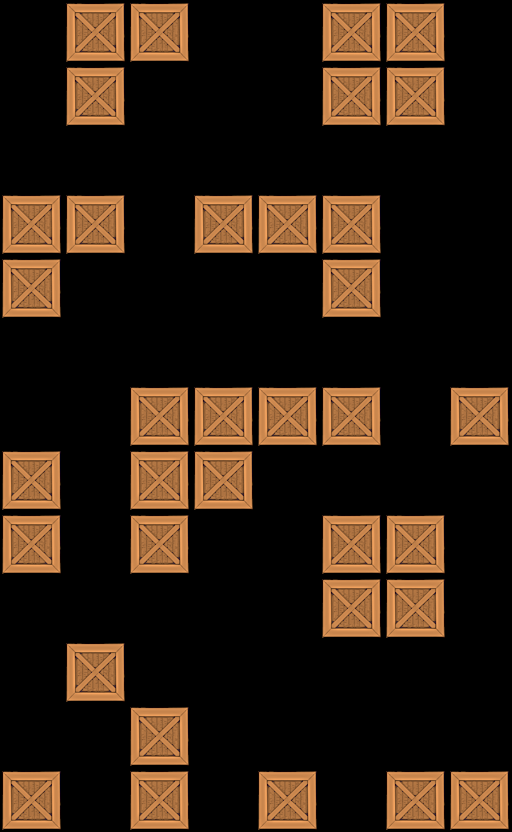

Rendered tile map (Tiled .tmx) drawn with the repository's tilesets; below, a short description and the map source with its tile grids summarised:
An orthogonal 8x13 tile map with 64x64 px tiles, 1 tile layer (Tile Layer 1).

<map version="1.0" orientation="orthogonal" width="8" height="13" tilewidth="64" tileheight="64">
 <tileset firstgid="1" name="crate" tilewidth="64" tileheight="64">
  <image source="../../crate5.png" width="64" height="64" />
 </tileset>
 <layer name="Tile Layer 1" width="8" height="13">
  <data>[104 cells, 35 non-empty, 1 distinct tile ids]</data>
 </layer>
</map>
